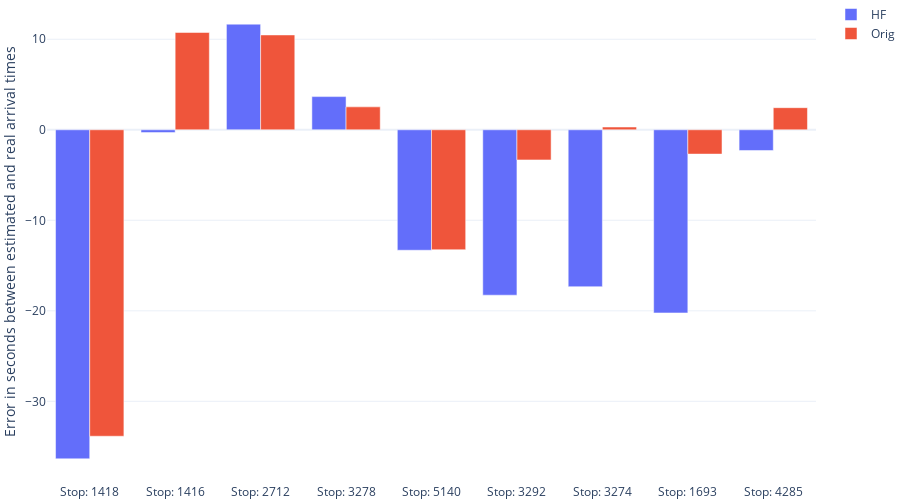

The notebook cell saved with this chart:
### Code cell
#We create the figure object
x = ['Stop: {}'.format(stop) for stop in stops_tracked.stop.tolist()]

fig4 = go.Figure()
fig4.add_trace(go.Bar(x=x,
    y=estim_errors_hf,
    name='HF'
))
fig4.add_trace(go.Bar(x=x,
    y=estim_errors,
    name='Orig'
))

fig4.update_layout(
    height=500,
    margin=dict(r=0, l=0, t=0, b=0),
    yaxis=dict(
        title='Error in seconds between estimated and real arrival times'
    )
)
#NEGATIVE IF IT ARRIVES SOONER THAN EXPECTED

### Figure 1 — Plotly figure (JSON) as saved in the notebook; plotly's stock layout.template omitted (floating-point values rounded to 4 significant figures)
{"data": [{"name": "HF", "type": "bar", "x": ["Stop: 1418", "Stop: 1416", "Stop: 2712", "Stop: 3278", "Stop: 5140", "Stop: 3292", "Stop: 3274", "Stop: 1693", "Stop: 4285"], "y": [-36.36, -0.307, 11.67, 3.667, -13.31, -18.27, -17.34, -20.24, -2.287]}, {"name": "Orig", "type": "bar", "x": ["Stop: 1418", "Stop: 1416", "Stop: 2712", "Stop: 3278", "Stop: 5140", "Stop: 3292", "Stop: 3274", "Stop: 1693", "Stop: 4285"], "y": [-33.86, 10.75, 10.48, 2.532, -13.25, -3.328, 0.3057, -2.684, 2.443]}], "layout": {"height": 500, "margin": {"b": 0, "l": 0, "r": 0, "t": 0}, "yaxis": {"title": {"text": "Error in seconds between estimated and real arrival times"}}}}
